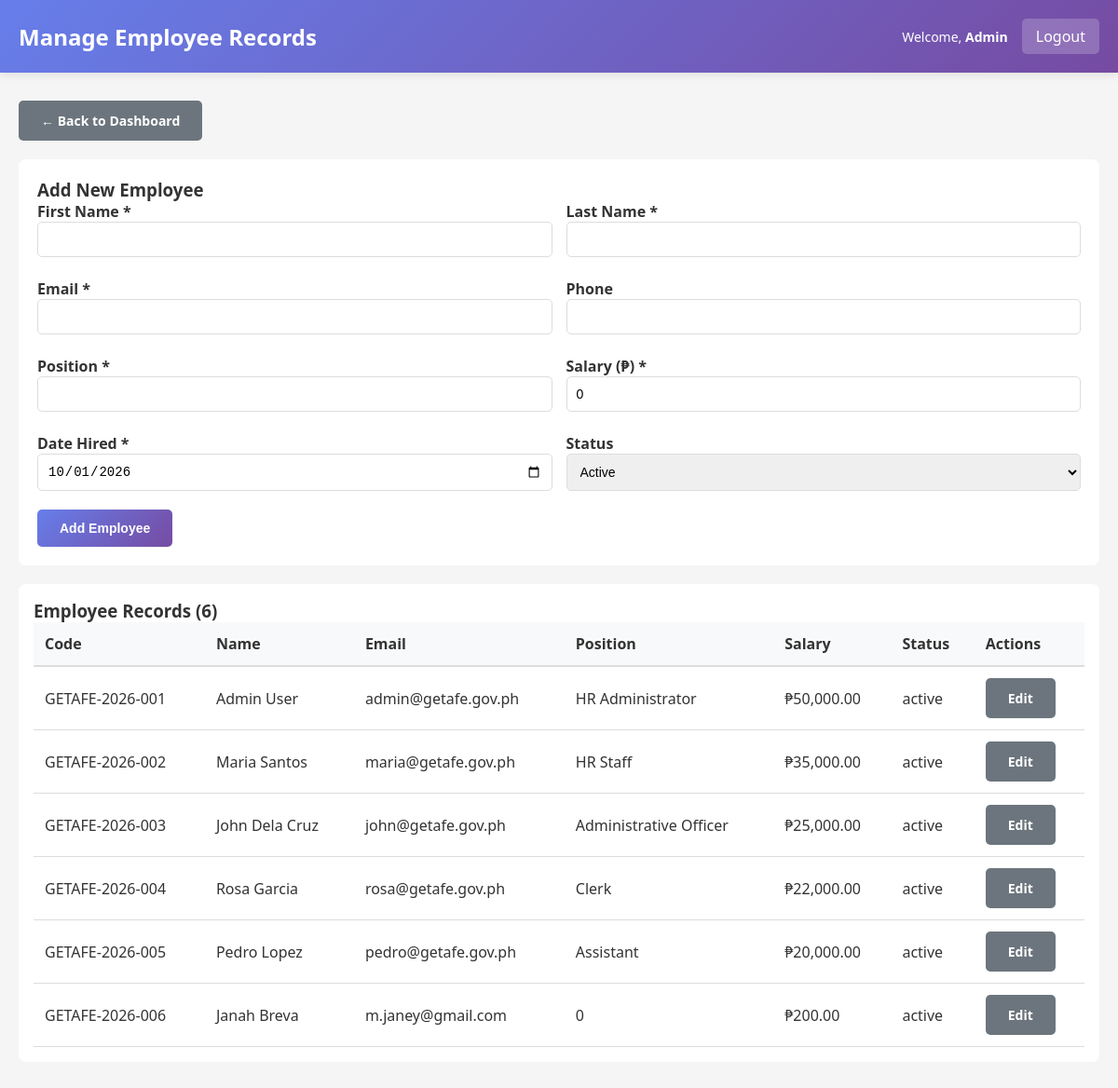
Page /admin/manage_employees.php (signed in) on the committed database.
### tables this page shows
CREATE TABLE `employees` (
  `employee_id` int(11) NOT NULL AUTO_INCREMENT,
  `employee_code` varchar(20) NOT NULL,
  `first_name` varchar(50) NOT NULL,
  `last_name` varchar(50) NOT NULL,
  `email` varchar(100) NOT NULL,
  `phone` varchar(20) DEFAULT NULL,
  `position` varchar(100) DEFAULT NULL,
  `salary` decimal(10,2) DEFAULT NULL,
  `date_hired` date DEFAULT NULL,
  `status` enum('active','inactive') DEFAULT 'active',
  `created_at` timestamp NOT NULL DEFAULT current_timestamp(),
  `updated_at` timestamp NOT NULL DEFAULT current_timestamp() ON UPDATE current_timestamp(),
  `department` varchar(100) DEFAULT NULL,
  `qr_code` varchar(255) DEFAULT NULL,
  `qr_generated_date` datetime DEFAULT NULL,
  PRIMARY KEY (`employee_id`),
  UNIQUE KEY `employee_code` (`employee_code`),
  UNIQUE KEY `email` (`email`)
);

### includes/functions.php (called while the page is built, shortened)
<?php
function get_employee_info($conn, $employee_id) {
    $stmt = $conn->prepare("SELECT * FROM employees WHERE employee_id = ? LIMIT 1");
    $stmt->bind_param("i", $employee_id);
    $stmt->execute();
    $res = $stmt->get_result();
    $row = $res->fetch_assoc();
    return $row ?: null;
}
?>

### admin/manage_employees.php (the view, shortened to what this page needs)
<?php
require_once '../config/database.php';
require_once '../includes/functions.php';
$admin = get_employee_info($conn, $_SESSION['employee_id']);
$edit_employee = null;
$employees_result = $conn->query("SELECT * FROM employees ORDER BY employee_code");
$employees = $employees_result ? $employees_result->fetch_all(MYSQLI_ASSOC) : [];
?>
<!DOCTYPE html>
<html lang="en">
<head>
    <link rel="stylesheet" href="../assets/css/style.css">
</head>
<body>
    <div class="navbar">
        <h2>Manage Employee Records</h2>
        <div class="navbar-user">
            <span>Welcome, <strong><?php echo htmlspecialchars($admin['first_name']); ?></strong></span>
            <a href="../logout.php">Logout</a>
        </div>
    </div>
    <div class="container">
        <a href="dashboard.php" class="btn btn-secondary" style="margin-bottom: 20px;">← Back to Dashboard</a>
        <div class="card-form">
            <h3><?php echo $edit_employee ? 'Edit Employee' : 'Add New Employee'; ?></h3>
            <form method="POST">
                <div class="form-row">
                    <label>
                        First Name *
                        <input type="text" name="first_name" required value="<?php echo htmlspecialchars($edit_employee['first_name'] ?? ''); ?>">
                    </label>
                    <label>
                        Last Name *
                        <input type="text" name="last_name" required value="<?php echo htmlspecialchars($edit_employee['last_name'] ?? ''); ?>">
                    </label>
                    <label>
                        Email *
                        <input type="email" name="email" required value="<?php echo htmlspecialchars($edit_employee['email'] ?? ''); ?>">
                    </label>
                    <label>
                        Phone
                        <input type="text" name="phone" value="<?php echo htmlspecialchars($edit_employee['phone'] ?? ''); ?>">
                    </label>
                    <label>
                        Position *
                        <input type="text" name="position" required value="<?php echo htmlspecialchars($edit_employee['position'] ?? ''); ?>">
                    </label>
                    <label>
                        Salary (₱) *
                        <input type="number" step="0.01" min="0" name="salary" required value="<?php echo htmlspecialchars($edit_employee['salary'] ?? '0'); ?>">
                    </label>
                    <label>
                        Date Hired *
                        <input type="date" name="date_hired" required value="<?php echo htmlspecialchars($edit_employee['date_hired'] ?? date('Y-m-d')); ?>">
                    </label>
                    <label>
                        Status
                        <select name="status">
                          <option value="active" <?php echo (($edit_employee['status'] ?? 'active') === 'active') ? 'selected' : ''; ?>>Active</option>
                        </select>
                    </label>
                </div>
                <div style="margin-top:12px;">
                    <button class="btn btn-primary" type="submit"><?php echo $edit_employee ? 'Update Employee' : 'Add Employee'; ?></button>
                </div>
            </form>
        </div>
        <div style="background:white;padding:16px;border-radius:8px">
            <h3>Employee Records (<?php echo count($employees); ?>)</h3>
            <table>
                <thead>
                    <tr>
                        <th>Code</th>
                        <th>Name</th>
                        <th>Email</th>
                        <th>Position</th>
                        <th>Salary</th>
                        <th>Status</th>
                        <th>Actions</th>
                    </tr>
                </thead>
                <tbody>
                    <?php if (empty($employees)): ?>
                        <tr><td colspan="7" style="padding:12px;color:#666">No employees found.</td></tr>
                    <?php else: foreach ($employees as $emp): ?>
                        <tr>
                            <td><?php echo htmlspecialchars($emp['employee_code']); ?></td>
                            <td><?php echo htmlspecialchars($emp['first_name'].' '.$emp['last_name']); ?></td>
                            <td><?php echo htmlspecialchars($emp['email']); ?></td>
                            <td><?php echo htmlspecialchars($emp['position']); ?></td>
                            <td>₱<?php echo number_format($emp['salary'],2); ?></td>
                            <td><?php echo htmlspecialchars($emp['status']); ?></td>
                            <td>
                                <a href="manage_employees.php?edit=<?php echo (int)$emp['employee_id']; ?>" class="btn btn-secondary">Edit</a>
                            </td>
                        </tr>
                    <?php endforeach; endif; ?>
                </tbody>
            </table>
        </div>
    </div>
</body>
</html>

### assets/css/style.css (style rules this page uses)
* { margin: 0; padding: 0; box-sizing: border-box; }
body { font-family: 'Segoe UI', Tahoma, Geneva, Verdana, sans-serif; background-color: #f5f5f5; color: #333; }
.navbar { background: linear-gradient(135deg, #667eea 0%, #764ba2 100%); color: white; padding: 20px; display: flex; justify-content: space-between; align-items: center; box-shadow: 0 2px 10px rgba(0, 0, 0, 0.1); }
.navbar h2 { font-size: 24px; font-weight: 600; }
.navbar-user { display: flex; gap: 15px; align-items: center; }
.navbar-user span { font-size: 14px; }
.navbar-user a { background: rgba(255, 255, 255, 0.2); color: white; padding: 8px 15px; text-decoration: none; border-radius: 5px; transition: background 0.3s; }
.container { max-width: 1200px; margin: 30px auto; padding: 0 20px; }
.btn { display: inline-block; padding: 12px 24px; border: none; border-radius: 5px; cursor: pointer; font-size: 14px; font-weight: 600; text-decoration: none; transition: all 0.3s; }
.btn-primary { background: linear-gradient(135deg, #667eea 0%, #764ba2 100%); color: white; }
.btn-secondary { background: #6c757d; color: white; }
table { width: 100%; border-collapse: collapse; }
table thead { background-color: #f8f9fa; border-bottom: 2px solid #ddd; }
table th { padding: 12px; text-align: left; font-weight: 600; color: #333; }
table td { padding: 12px; border-bottom: 1px solid #ddd; }
label { display: block; margin-bottom: 8px; font-weight: 600; color: #333; }
input[type="text"], input[type="email"], input[type="password"], input[type="number"], input[type="date"], select, textarea { width: 100%; padding: 10px; border: 1px solid #ddd; border-radius: 5px; font-size: 14px; transition: border-color 0.3s; }

### admin/manage_employees.php (style rules this page uses)
.card-form { background: white; padding: 20px; border-radius: 8px; margin-bottom: 20px; }
.form-row { display: grid; grid-template-columns: 1fr 1fr; gap: 15px; }

### rows in the picture
employees: first_name "Admin", employee_code "GETAFE-2026-001", first_name+last_name "Admin User", email "admin@getafe.gov.ph", position "HR Administrator", salary "50,000.00", status "active"
employees: employee_code "GETAFE-2026-002", first_name+last_name "Maria Santos", email "maria@getafe.gov.ph", position "HR Staff", salary "35,000.00", status "active"
employees: employee_code "GETAFE-2026-003", first_name+last_name "John Dela Cruz", email "john@getafe.gov.ph", position "Administrative Officer", salary "25,000.00", status "active"
employees: employee_code "GETAFE-2026-004", first_name+last_name "Rosa Garcia", email "rosa@getafe.gov.ph", position "Clerk", salary "22,000.00", status "active"
employees: employee_code "GETAFE-2026-005", first_name+last_name "Pedro Lopez", email "pedro@getafe.gov.ph", position "Assistant", salary "20,000.00", status "active"
employees: employee_code "GETAFE-2026-006", first_name+last_name "Janah Breva", email "m.janey@gmail.com", position "0", salary "200.00", status "active"

### other values in the picture
count($employees) "6"
